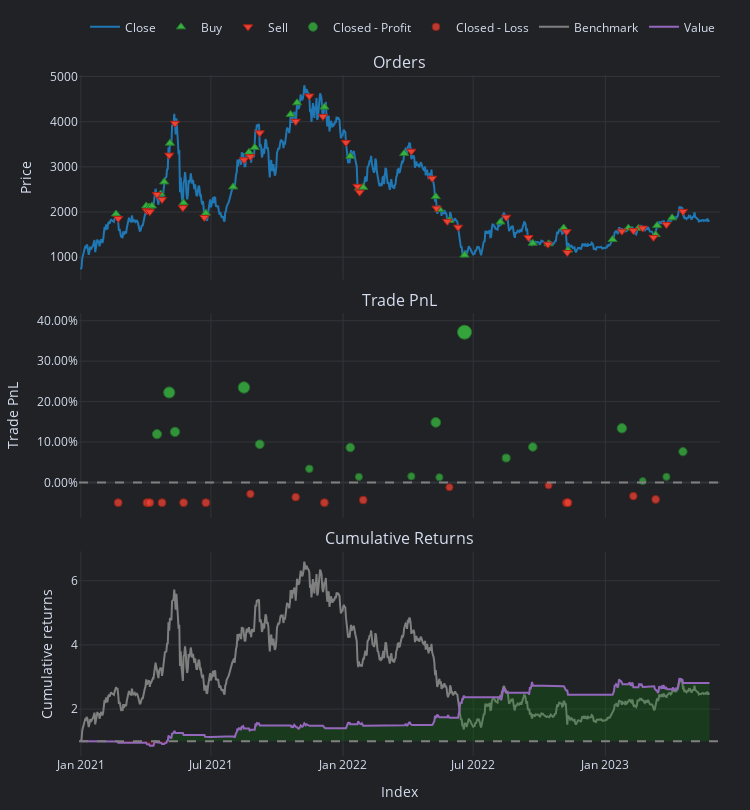

Notebook code cell kept with this figure:
### Code cell
pf[best_sharpe_combination].plot().show()

### Figure 1 — Plotly figure (JSON) as saved in the notebook; plotly's stock layout.template omitted (floating-point values rounded to 4 significant figures; data arrays with more than 128 entries replaced by an {"elided": "..."} marker saying what was removed)
{"data": [{"legendgroup": "0", "line": {"color": "#1f77b4"}, "mode": "lines", "name": "Close", "showlegend": true, "type": "scatter", "uid": "50603dfd-bc21-4252-a984-250d436d9b59", "x": {"elided": "876 str values"}, "xaxis": "x", "y": {"elided": "876 float values"}, "yaxis": "y"}, {"customdata": {"elided": "34x9 mixed values"}, "hovertemplate": "<br>Order Id: %{customdata[0]}\n<br>Signal Index: %{customdata[1]}\n<br>Creation Index: %{customdata[2]}\n<br>Fill Index: %{customdata[3]}\n<br>Size: %{customdata[4]:,}\n<br>Price: %{customdata[5]:,}\n<br>Fees: %{customdata[6]:,}\n<br>Type: %{customdata[7]}\n<br>Stop Type: %{customdata[8]}", "marker": {"color": "#37B13F", "line": {"color": "rgb(38,123,44)", "width": 1}, "size": 8, "symbol": "triangle-up"}, "mode": "markers", "name": "Buy", "type": "scatter", "uid": "582e791d-1ea6-4293-ad67-c4a98c84160f", "x": ["2021-02-19T00:00:00+00:00", "2021-04-02T00:00:00+00:00", "2021-04-06T00:00:00+00:00", "2021-04-10T00:00:00+00:00", "2021-04-22T00:00:00+00:00", "2021-04-27T00:00:00+00:00", "2021-05-05T00:00:00+00:00", "2021-05-24T00:00:00+00:00", "2021-06-24T00:00:00+00:00", "2021-08-01T00:00:00+00:00", "2021-08-23T00:00:00+00:00", "2021-08-31T00:00:00+00:00", "2021-10-20T00:00:00+00:00", "2021-10-29T00:00:00+00:00", "2021-12-06T00:00:00+00:00", "2022-01-11T00:00:00+00:00", "2022-01-23T00:00:00+00:00", "2022-01-29T00:00:00+00:00", "2022-03-27T00:00:00+00:00", "2022-05-10T00:00:00+00:00", "2022-05-15T00:00:00+00:00", "2022-05-29T00:00:00+00:00", "2022-06-19T00:00:00+00:00", "2022-08-08T00:00:00+00:00", "2022-09-22T00:00:00+00:00", "2022-10-14T00:00:00+00:00", "2022-11-04T00:00:00+00:00", "2022-11-10T00:00:00+00:00", "2023-01-11T00:00:00+00:00", "2023-02-02T00:00:00+00:00", "2023-02-16T00:00:00+00:00", "2023-03-12T00:00:00+00:00", "2023-03-14T00:00:00+00:00", "2023-04-04T00:00:00+00:00"], "xaxis": "x", "y": [1955, 2134.0, 2112.0, 2133.0, 2398.0, 2666.0, 3524.0, 2201.0, 1973.0, 2556.0, 3321.0, 3429.0, 4161.0, 4419.0, 4323.0, 3235.0, 2533.0, 2545.0, 3296.0, 2340.0, 2058.0, 1814.0, 1045.0, 1777.0, 1308.0, 1296.0, 1645.0, 1158.0, 1389.0, 1643.0, 1638.0, 1498.0, 1699.0, 1870.0], "yaxis": "y"}, {"customdata": {"elided": "34x9 mixed values"}, "hovertemplate": "<br>Order Id: %{customdata[0]}\n<br>Signal Index: %{customdata[1]}\n<br>Creation Index: %{customdata[2]}\n<br>Fill Index: %{customdata[3]}\n<br>Size: %{customdata[4]:,}\n<br>Price: %{customdata[5]:,}\n<br>Fees: %{customdata[6]:,}\n<br>Type: %{customdata[7]}\n<br>Stop Type: %{customdata[8]}", "marker": {"color": "#EA4335", "line": {"color": "rgb(181,31,18)", "width": 1}, "size": 8, "symbol": "triangle-down"}, "mode": "markers", "name": "Sell", "type": "scatter", "uid": "2b01402f-010c-47d6-b1a3-5d913355df1c", "x": ["2021-02-22T00:00:00+00:00", "2021-04-03T00:00:00+00:00", "2021-04-07T00:00:00+00:00", "2021-04-17T00:00:00+00:00", "2021-04-24T00:00:00+00:00", "2021-05-04T00:00:00+00:00", "2021-05-12T00:00:00+00:00", "2021-05-23T00:00:00+00:00", "2021-06-22T00:00:00+00:00", "2021-08-16T00:00:00+00:00", "2021-08-25T00:00:00+00:00", "2021-09-07T00:00:00+00:00", "2021-10-27T00:00:00+00:00", "2021-11-15T00:00:00+00:00", "2021-12-04T00:00:00+00:00", "2022-01-05T00:00:00+00:00", "2022-01-21T00:00:00+00:00", "2022-01-24T00:00:00+00:00", "2022-04-06T00:00:00+00:00", "2022-05-05T00:00:00+00:00", "2022-05-11T00:00:00+00:00", "2022-05-26T00:00:00+00:00", "2022-06-10T00:00:00+00:00", "2022-08-16T00:00:00+00:00", "2022-09-16T00:00:00+00:00", "2022-10-13T00:00:00+00:00", "2022-11-08T00:00:00+00:00", "2022-11-09T00:00:00+00:00", "2023-01-24T00:00:00+00:00", "2023-02-09T00:00:00+00:00", "2023-02-22T00:00:00+00:00", "2023-03-09T00:00:00+00:00", "2023-03-27T00:00:00+00:00", "2023-04-19T00:00:00+00:00"], "xaxis": "x", "y": [1857.0, 2027.0, 2007.0, 2388.0, 2278.0, 3259.0, 3965.0, 2096.0, 1879.0, 3156.0, 3227.0, 3753.0, 4009.0, 4568.0, 4117.0, 3541.0, 2568.0, 2439.0, 3346.0, 2748.0, 2085.0, 1792.0, 1663.0, 1884.0, 1434.0, 1287.0, 1563.0, 1103.0, 1576.0, 1587.0, 1643.0, 1437.0, 1723.0, 2013.0], "yaxis": "y"}, {"customdata": [["3", "3", "2021-04-17 00:00:00+00:00", 10.24, 0.1195], ["5", "5", "2021-05-04 00:00:00+00:00", 20.29, 0.2226], ["6", "6", "2021-05-12 00:00:00+00:00", 13.93, 0.125], ["9", "9", "2021-08-16 00:00:00+00:00", 26.59, 0.235], ["11", "11", "2021-09-07 00:00:00+00:00", 12.81, 0.09436], ["13", "13", "2021-11-15 00:00:00+00:00", 4.818, 0.03365], ["15", "15", "2022-01-11 00:00:00+00:00", 12.14, 0.08632], ["16", "16", "2022-01-23 00:00:00+00:00", 2.103, 0.01377], ["18", "18", "2022-04-06 00:00:00+00:00", 2.254, 0.01522], ["19", "19", "2022-05-10 00:00:00+00:00", 22.32, 0.1485], ["20", "20", "2022-05-15 00:00:00+00:00", 2.216, 0.01283], ["22", "22", "2022-06-19 00:00:00+00:00", 64.23, 0.3717], ["23", "23", "2022-08-16 00:00:00+00:00", 14.32, 0.06039], ["24", "24", "2022-09-22 00:00:00+00:00", 22.06, 0.08775], ["28", "28", "2023-01-24 00:00:00+00:00", 32.83, 0.134], ["30", "30", "2023-02-22 00:00:00+00:00", 0.8686, 0.003236], ["32", "32", "2023-03-27 00:00:00+00:00", 3.598, 0.01395], ["33", "33", "2023-04-19 00:00:00+00:00", 19.91, 0.07612]], "hovertemplate": "<br>Exit Trade Id: %{customdata[0]}\n<br>Position Id: %{customdata[1]}\n<br>Exit Index: %{customdata[2]}\n<br>PnL: %{customdata[3]:,}\n<br>Return: %{customdata[4]:,%}", "marker": {"color": "#37B13F", "line": {"color": "rgb(38,123,44)", "width": 1}, "opacity": [0.7973, 0.8393, 0.7996, 0.8444, 0.7871, 0.7624, 0.7838, 0.7543, 0.7549, 0.8091, 0.7539, 0.9, 0.7733, 0.7844, 0.8032, 0.75, 0.7544, 0.7797], "size": [9.208, 11.17, 9.313, 11.4, 8.731, 7.578, 8.579, 7.2, 7.228, 9.759, 7.182, 14, 8.086, 8.606, 9.485, 7, 7.204, 8.385], "symbol": "circle"}, "mode": "markers", "name": "Closed - Profit", "type": "scatter", "uid": "9ff5e4b5-9092-4b44-b03e-cb90b9210f95", "x": ["2021-04-17T00:00:00+00:00", "2021-05-04T00:00:00+00:00", "2021-05-12T00:00:00+00:00", "2021-08-16T00:00:00+00:00", "2021-09-07T00:00:00+00:00", "2021-11-15T00:00:00+00:00", "2022-01-11T00:00:00+00:00", "2022-01-23T00:00:00+00:00", "2022-04-06T00:00:00+00:00", "2022-05-10T00:00:00+00:00", "2022-05-15T00:00:00+00:00", "2022-06-19T00:00:00+00:00", "2022-08-16T00:00:00+00:00", "2022-09-22T00:00:00+00:00", "2023-01-24T00:00:00+00:00", "2023-02-22T00:00:00+00:00", "2023-03-27T00:00:00+00:00", "2023-04-19T00:00:00+00:00"], "xaxis": "x2", "y": [0.1195, 0.2226, 0.125, 0.235, 0.09436, 0.03365, 0.08632, 0.01377, 0.01522, 0.1485, 0.01283, 0.3717, 0.06039, 0.08775, 0.134, 0.003236, 0.01395, 0.07612], "yaxis": "y2"}, {"customdata": [["0", "0", "2021-02-22 00:00:00+00:00", -5, -0.05], ["1", "1", "2021-04-03 00:00:00+00:00", -4.75, -0.05], ["2", "2", "2021-04-07 00:00:00+00:00", -4.513, -0.05], ["4", "4", "2021-04-24 00:00:00+00:00", -4.799, -0.05], ["7", "7", "2021-05-24 00:00:00+00:00", -6.27, -0.05], ["8", "8", "2021-06-24 00:00:00+00:00", -5.957, -0.05], ["10", "10", "2021-08-25 00:00:00+00:00", -3.973, -0.02843], ["12", "12", "2021-10-27 00:00:00+00:00", -5.421, -0.03648], ["14", "14", "2021-12-06 00:00:00+00:00", -7.401, -0.05], ["17", "17", "2022-01-29 00:00:00+00:00", -6.74, -0.04353], ["21", "21", "2022-05-29 00:00:00+00:00", -2.089, -0.01194], ["25", "25", "2022-10-14 00:00:00+00:00", -1.952, -0.00714], ["26", "26", "2022-11-08 00:00:00+00:00", -13.57, -0.05], ["27", "27", "2022-11-10 00:00:00+00:00", -12.89, -0.05], ["29", "29", "2023-02-09 00:00:00+00:00", -9.408, -0.03386], ["31", "31", "2023-03-12 00:00:00+00:00", -11.32, -0.04205]], "hovertemplate": "<br>Exit Trade Id: %{customdata[0]}\n<br>Position Id: %{customdata[1]}\n<br>Exit Index: %{customdata[2]}\n<br>PnL: %{customdata[3]:,}\n<br>Return: %{customdata[4]:,%}", "marker": {"color": "#EA4335", "line": {"color": "rgb(181,31,18)", "width": 1}, "opacity": [0.769, 0.769, 0.769, 0.769, 0.769, 0.769, 0.7603, 0.7635, 0.769, 0.7664, 0.7535, 0.7516, 0.769, 0.769, 0.7625, 0.7658], "size": [7.889, 7.889, 7.889, 7.889, 7.889, 7.889, 7.479, 7.632, 7.889, 7.766, 7.165, 7.074, 7.889, 7.889, 7.582, 7.738], "symbol": "circle"}, "mode": "markers", "name": "Closed - Loss", "type": "scatter", "uid": "4ab0c374-4671-4d44-9020-a5982922771c", "x": ["2021-02-22T00:00:00+00:00", "2021-04-03T00:00:00+00:00", "2021-04-07T00:00:00+00:00", "2021-04-24T00:00:00+00:00", "2021-05-24T00:00:00+00:00", "2021-06-24T00:00:00+00:00", "2021-08-25T00:00:00+00:00", "2021-10-27T00:00:00+00:00", "2021-12-06T00:00:00+00:00", "2022-01-29T00:00:00+00:00", "2022-05-29T00:00:00+00:00", "2022-10-14T00:00:00+00:00", "2022-11-08T00:00:00+00:00", "2022-11-10T00:00:00+00:00", "2023-02-09T00:00:00+00:00", "2023-03-12T00:00:00+00:00"], "xaxis": "x2", "y": [-0.05, -0.05, -0.05, -0.05, -0.05, -0.05, -0.02843, -0.03648, -0.05, -0.04353, -0.01194, -0.00714, -0.05, -0.05, -0.03386, -0.04205], "yaxis": "y2"}, {"legendgroup": "1", "line": {"color": "#7f7f7f"}, "mode": "lines", "name": "Benchmark", "showlegend": true, "type": "scatter", "uid": "13318336-f641-4a15-9dad-420e8c963c92", "x": {"elided": "876 str values"}, "xaxis": "x3", "y": {"elided": "876 float values"}, "yaxis": "y3"}, {"hoverinfo": "skip", "line": {"color": "rgba(0, 0, 0, 0)", "width": 0}, "mode": "lines", "opacity": 0, "showlegend": false, "type": "scatter", "uid": "9cb25935-9985-474b-b4b2-80672203ff1e", "x": {"elided": "876 str values"}, "xaxis": "x3", "y": {"elided": "876 int values"}, "yaxis": "y3"}, {"connectgaps": false, "fill": "tonexty", "fillcolor": "rgba(0, 128, 0, 0.25)", "hoverinfo": "skip", "line": {"color": "rgba(0, 0, 0, 0)", "width": 0}, "mode": "lines", "opacity": 0, "showlegend": false, "type": "scatter", "uid": "58c6cd5f-3f87-47bd-82ba-ea0ec17be86f", "x": {"elided": "876 str values"}, "xaxis": "x3", "y": {"elided": "876 float values"}, "yaxis": "y3"}, {"hoverinfo": "skip", "line": {"color": "rgba(0, 0, 0, 0)", "width": 0}, "mode": "lines", "opacity": 0, "showlegend": false, "type": "scatter", "uid": "a3b42196-de78-4fc7-8a80-e1c9d6e33d71", "x": {"elided": "876 str values"}, "xaxis": "x3", "y": {"elided": "876 int values"}, "yaxis": "y3"}, {"connectgaps": false, "fill": "tonexty", "fillcolor": "rgba(255, 0, 0, 0.25)", "hoverinfo": "skip", "line": {"color": "rgba(0, 0, 0, 0)", "width": 0}, "mode": "lines", "opacity": 0, "showlegend": false, "type": "scatter", "uid": "0c05bab0-d9ab-4342-a0b5-f15534f0599f", "x": {"elided": "876 str values"}, "xaxis": "x3", "y": {"elided": "876 float values"}, "yaxis": "y3"}, {"legendgroup": "2", "line": {"color": "#9467bd"}, "mode": "lines", "name": "Value", "showlegend": true, "type": "scatter", "uid": "8711c355-f68e-43da-84b9-a7b4821ccee0", "x": {"elided": "876 str values"}, "xaxis": "x3", "y": {"elided": "876 float values"}, "yaxis": "y3"}, {"hoverinfo": "skip", "line": {"color": "rgba(0, 0, 0, 0)", "width": 0}, "mode": "lines", "opacity": 0, "showlegend": false, "type": "scatter", "uid": "d854f779-5ef2-4136-9d33-d43148a3035f", "x": {"elided": "876 str values"}, "xaxis": "x3", "y": {"elided": "876 int values"}, "yaxis": "y3"}], "layout": {"annotations": [{"font": {"size": 16}, "showarrow": false, "text": "Orders", "x": 0.5, "xanchor": "center", "xref": "paper", "y": 1, "yanchor": "bottom", "yref": "paper"}, {"font": {"size": 16}, "showarrow": false, "text": "Trade PnL", "x": 0.5, "xanchor": "center", "xref": "paper", "y": 0.6502, "yanchor": "bottom", "yref": "paper"}, {"font": {"size": 16}, "showarrow": false, "text": "Cumulative Returns", "x": 0.5, "xanchor": "center", "xref": "paper", "y": 0.3004, "yanchor": "bottom", "yref": "paper"}], "height": 810, "legend": {"orientation": "h", "traceorder": "normal", "x": 1, "xanchor": "right", "y": 1.049, "yanchor": "bottom"}, "margin": {"b": 30, "l": 30, "r": 30, "t": 30}, "shapes": [{"line": {"color": "gray", "dash": "dash"}, "type": "line", "x0": 0, "x1": 1, "xref": "paper", "y0": 0, "y1": 0, "yref": "y2"}, {"line": {"color": "gray", "dash": "dash"}, "type": "line", "x0": 0, "x1": 1, "xref": "paper", "y0": 1, "y1": 1, "yref": "y3"}], "showlegend": true, "width": 750, "xaxis": {"anchor": "y", "domain": [0, 1], "matches": "x3", "showticklabels": false}, "xaxis2": {"anchor": "y2", "domain": [0, 1], "matches": "x3", "showticklabels": false}, "xaxis3": {"anchor": "y3", "domain": [0, 1], "title": {"text": "Index"}}, "yaxis": {"anchor": "x", "domain": [0.6996, 1], "title": {"text": "Price"}}, "yaxis2": {"anchor": "x2", "domain": [0.3498, 0.6502], "tickformat": ".2%", "title": {"text": "Trade PnL"}}, "yaxis3": {"anchor": "x3", "domain": [0, 0.3004], "title": {"text": "Cumulative returns"}}}}
